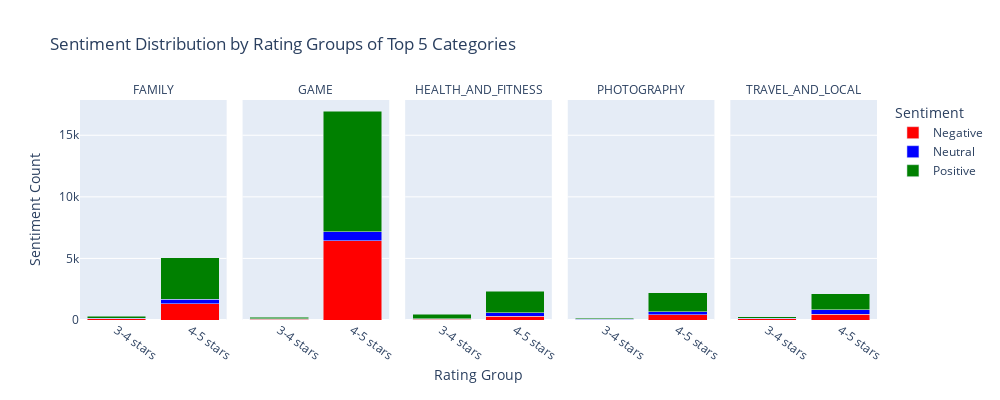

Notebook cell for this chart:
### Code cell
#Figure 1

fig1=px.bar(
    sentiment_dist,
    x="Rating_group",
    y="Count",
    labels={'Count': 'Sentiment Count', 'Rating_group': 'Rating Group'},
    color='Sentiment',
    title='Sentiment Distribution by Rating Groups of Top 5 Categories',
    color_discrete_map={'Positive': 'green', 'Neutral': 'blue', 'Negative': 'red'},
    facet_col="Category",
    width=1000,
    height=400,
    barmode="stack",
    
)
# Modify facet column annotations to remove "Category = " and avoid overlapping
fig1.for_each_annotation(lambda a: a.update(text=a.text.split('=')[1].strip()))

fig1.for_each_xaxis(lambda x: x.update(title=None)),
fig1.add_annotation(
    x=0.5,
    y=-0.30,
    showarrow=False,
    text="Rating Group",
    xref="paper",
    yref="paper",
    font=dict(size=14)
)
fig1.update_xaxes(tickangle=35)

fig1.show()

# Save plot as a html file
save_plot_as_html(fig1,"Task 1.html","Sentiment Distribution by Rating Groups of Top 5 Categories")

### Figure 1 — Plotly figure (JSON) as saved in the notebook; plotly's stock layout.template omitted (floating-point values rounded to 4 significant figures)
{"data": [{"alignmentgroup": "True", "hovertemplate": "Sentiment=Negative<br>Category=FAMILY<br>Rating Group=%{x}<br>Sentiment Count=%{y}<extra></extra>", "legendgroup": "Negative", "marker": {"color": "red", "pattern": {"shape": ""}}, "name": "Negative", "offsetgroup": "Negative", "orientation": "v", "showlegend": true, "textposition": "auto", "type": "bar", "x": ["3-4 stars", "4-5 stars"], "xaxis": "x", "y": [100, 1338], "yaxis": "y"}, {"alignmentgroup": "True", "hovertemplate": "Sentiment=Negative<br>Category=GAME<br>Rating Group=%{x}<br>Sentiment Count=%{y}<extra></extra>", "legendgroup": "Negative", "marker": {"color": "red", "pattern": {"shape": ""}}, "name": "Negative", "offsetgroup": "Negative", "orientation": "v", "showlegend": false, "textposition": "auto", "type": "bar", "x": ["3-4 stars", "4-5 stars"], "xaxis": "x2", "y": [78, 6446], "yaxis": "y2"}, {"alignmentgroup": "True", "hovertemplate": "Sentiment=Negative<br>Category=HEALTH_AND_FITNESS<br>Rating Group=%{x}<br>Sentiment Count=%{y}<extra></extra>", "legendgroup": "Negative", "marker": {"color": "red", "pattern": {"shape": ""}}, "name": "Negative", "offsetgroup": "Negative", "orientation": "v", "showlegend": false, "textposition": "auto", "type": "bar", "x": ["3-4 stars", "4-5 stars"], "xaxis": "x3", "y": [52, 306], "yaxis": "y3"}, {"alignmentgroup": "True", "hovertemplate": "Sentiment=Negative<br>Category=PHOTOGRAPHY<br>Rating Group=%{x}<br>Sentiment Count=%{y}<extra></extra>", "legendgroup": "Negative", "marker": {"color": "red", "pattern": {"shape": ""}}, "name": "Negative", "offsetgroup": "Negative", "orientation": "v", "showlegend": false, "textposition": "auto", "type": "bar", "x": ["3-4 stars", "4-5 stars"], "xaxis": "x4", "y": [41, 422], "yaxis": "y4"}, {"alignmentgroup": "True", "hovertemplate": "Sentiment=Negative<br>Category=TRAVEL_AND_LOCAL<br>Rating Group=%{x}<br>Sentiment Count=%{y}<extra></extra>", "legendgroup": "Negative", "marker": {"color": "red", "pattern": {"shape": ""}}, "name": "Negative", "offsetgroup": "Negative", "orientation": "v", "showlegend": false, "textposition": "auto", "type": "bar", "x": ["3-4 stars", "4-5 stars"], "xaxis": "x5", "y": [95, 465], "yaxis": "y5"}, {"alignmentgroup": "True", "hovertemplate": "Sentiment=Neutral<br>Category=FAMILY<br>Rating Group=%{x}<br>Sentiment Count=%{y}<extra></extra>", "legendgroup": "Neutral", "marker": {"color": "blue", "pattern": {"shape": ""}}, "name": "Neutral", "offsetgroup": "Neutral", "orientation": "v", "showlegend": true, "textposition": "auto", "type": "bar", "x": ["3-4 stars", "4-5 stars"], "xaxis": "x", "y": [45, 364], "yaxis": "y"}, {"alignmentgroup": "True", "hovertemplate": "Sentiment=Neutral<br>Category=GAME<br>Rating Group=%{x}<br>Sentiment Count=%{y}<extra></extra>", "legendgroup": "Neutral", "marker": {"color": "blue", "pattern": {"shape": ""}}, "name": "Neutral", "offsetgroup": "Neutral", "orientation": "v", "showlegend": false, "textposition": "auto", "type": "bar", "x": ["3-4 stars", "4-5 stars"], "xaxis": "x2", "y": [14, 725], "yaxis": "y2"}, {"alignmentgroup": "True", "hovertemplate": "Sentiment=Neutral<br>Category=HEALTH_AND_FITNESS<br>Rating Group=%{x}<br>Sentiment Count=%{y}<extra></extra>", "legendgroup": "Neutral", "marker": {"color": "blue", "pattern": {"shape": ""}}, "name": "Neutral", "offsetgroup": "Neutral", "orientation": "v", "showlegend": false, "textposition": "auto", "type": "bar", "x": ["3-4 stars", "4-5 stars"], "xaxis": "x3", "y": [39, 267], "yaxis": "y3"}, {"alignmentgroup": "True", "hovertemplate": "Sentiment=Neutral<br>Category=PHOTOGRAPHY<br>Rating Group=%{x}<br>Sentiment Count=%{y}<extra></extra>", "legendgroup": "Neutral", "marker": {"color": "blue", "pattern": {"shape": ""}}, "name": "Neutral", "offsetgroup": "Neutral", "orientation": "v", "showlegend": false, "textposition": "auto", "type": "bar", "x": ["3-4 stars", "4-5 stars"], "xaxis": "x4", "y": [17, 242], "yaxis": "y4"}, {"alignmentgroup": "True", "hovertemplate": "Sentiment=Neutral<br>Category=TRAVEL_AND_LOCAL<br>Rating Group=%{x}<br>Sentiment Count=%{y}<extra></extra>", "legendgroup": "Neutral", "marker": {"color": "blue", "pattern": {"shape": ""}}, "name": "Neutral", "offsetgroup": "Neutral", "orientation": "v", "showlegend": false, "textposition": "auto", "type": "bar", "x": ["3-4 stars", "4-5 stars"], "xaxis": "x5", "y": [50, 348], "yaxis": "y5"}, {"alignmentgroup": "True", "hovertemplate": "Sentiment=Positive<br>Category=FAMILY<br>Rating Group=%{x}<br>Sentiment Count=%{y}<extra></extra>", "legendgroup": "Positive", "marker": {"color": "green", "pattern": {"shape": ""}}, "name": "Positive", "offsetgroup": "Positive", "orientation": "v", "showlegend": true, "textposition": "auto", "type": "bar", "x": ["3-4 stars", "4-5 stars"], "xaxis": "x", "y": [172, 3334], "yaxis": "y"}, {"alignmentgroup": "True", "hovertemplate": "Sentiment=Positive<br>Category=GAME<br>Rating Group=%{x}<br>Sentiment Count=%{y}<extra></extra>", "legendgroup": "Positive", "marker": {"color": "green", "pattern": {"shape": ""}}, "name": "Positive", "offsetgroup": "Positive", "orientation": "v", "showlegend": false, "textposition": "auto", "type": "bar", "x": ["3-4 stars", "4-5 stars"], "xaxis": "x2", "y": [124, 9799], "yaxis": "y2"}, {"alignmentgroup": "True", "hovertemplate": "Sentiment=Positive<br>Category=HEALTH_AND_FITNESS<br>Rating Group=%{x}<br>Sentiment Count=%{y}<extra></extra>", "legendgroup": "Positive", "marker": {"color": "green", "pattern": {"shape": ""}}, "name": "Positive", "offsetgroup": "Positive", "orientation": "v", "showlegend": false, "textposition": "auto", "type": "bar", "x": ["3-4 stars", "4-5 stars"], "xaxis": "x3", "y": [393, 1755], "yaxis": "y3"}, {"alignmentgroup": "True", "hovertemplate": "Sentiment=Positive<br>Category=PHOTOGRAPHY<br>Rating Group=%{x}<br>Sentiment Count=%{y}<extra></extra>", "legendgroup": "Positive", "marker": {"color": "green", "pattern": {"shape": ""}}, "name": "Positive", "offsetgroup": "Positive", "orientation": "v", "showlegend": false, "textposition": "auto", "type": "bar", "x": ["3-4 stars", "4-5 stars"], "xaxis": "x4", "y": [80, 1532], "yaxis": "y4"}, {"alignmentgroup": "True", "hovertemplate": "Sentiment=Positive<br>Category=TRAVEL_AND_LOCAL<br>Rating Group=%{x}<br>Sentiment Count=%{y}<extra></extra>", "legendgroup": "Positive", "marker": {"color": "green", "pattern": {"shape": ""}}, "name": "Positive", "offsetgroup": "Positive", "orientation": "v", "showlegend": false, "textposition": "auto", "type": "bar", "x": ["3-4 stars", "4-5 stars"], "xaxis": "x5", "y": [134, 1302], "yaxis": "y5"}], "layout": {"annotations": [{"showarrow": false, "text": "FAMILY", "x": 0.092, "xanchor": "center", "xref": "paper", "y": 1, "yanchor": "bottom", "yref": "paper"}, {"showarrow": false, "text": "GAME", "x": 0.296, "xanchor": "center", "xref": "paper", "y": 1, "yanchor": "bottom", "yref": "paper"}, {"showarrow": false, "text": "HEALTH_AND_FITNESS", "x": 0.5, "xanchor": "center", "xref": "paper", "y": 1, "yanchor": "bottom", "yref": "paper"}, {"showarrow": false, "text": "PHOTOGRAPHY", "x": 0.704, "xanchor": "center", "xref": "paper", "y": 1, "yanchor": "bottom", "yref": "paper"}, {"showarrow": false, "text": "TRAVEL_AND_LOCAL", "x": 0.908, "xanchor": "center", "xref": "paper", "y": 1, "yanchor": "bottom", "yref": "paper"}, {"font": {"size": 14}, "showarrow": false, "text": "Rating Group", "x": 0.5, "xref": "paper", "y": -0.3, "yref": "paper"}], "barmode": "stack", "height": 400, "legend": {"title": {"text": "Sentiment"}, "tracegroupgap": 0}, "title": {"text": "Sentiment Distribution by Rating Groups of Top 5 Categories"}, "width": 1000, "xaxis": {"anchor": "y", "domain": [0, 0.184], "tickangle": 35, "title": {}}, "xaxis2": {"anchor": "y2", "domain": [0.204, 0.388], "matches": "x", "tickangle": 35, "title": {}}, "xaxis3": {"anchor": "y3", "domain": [0.408, 0.592], "matches": "x", "tickangle": 35, "title": {}}, "xaxis4": {"anchor": "y4", "domain": [0.612, 0.796], "matches": "x", "tickangle": 35, "title": {}}, "xaxis5": {"anchor": "y5", "domain": [0.816, 1], "matches": "x", "tickangle": 35, "title": {}}, "yaxis": {"anchor": "x", "domain": [0, 1], "title": {"text": "Sentiment Count"}}, "yaxis2": {"anchor": "x2", "domain": [0, 1], "matches": "y", "showticklabels": false}, "yaxis3": {"anchor": "x3", "domain": [0, 1], "matches": "y", "showticklabels": false}, "yaxis4": {"anchor": "x4", "domain": [0, 1], "matches": "y", "showticklabels": false}, "yaxis5": {"anchor": "x5", "domain": [0, 1], "matches": "y", "showticklabels": false}}}
